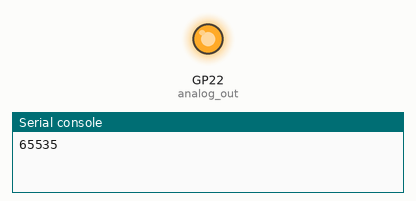
Simulated run of this program. Board: Raspberry Pi Pico running CircuitPython. Shown: output pins drawn as LEDs (lit = HIGH), the last lines printed to the serial console.

Above: at 0.05 s.
At 1.5 s:
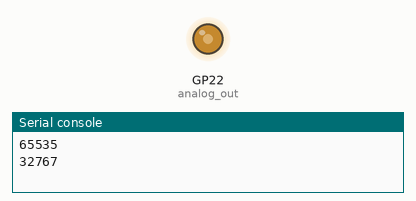
At 3.0 s:
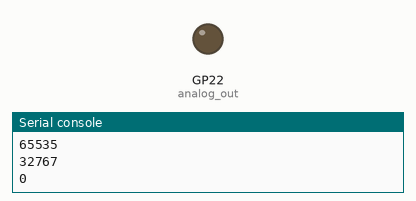
Timing chart, 0 to 6.9 s (numbered marks = the images above):
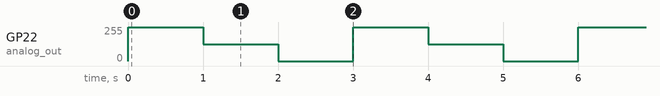

Measured:
- by itself, GP22 (analog_out): repeats every 3.0 s: 127/255 1.0 s, 0/255 1.0 s, 255/255 1.0 s

The program:

PWMGPIO.py
```python
# Turns on onboard LED at different intensities. Can experiement with frequency

import board
import pwmio
import time

analog_out = pwmio.PWMOut(board.GP22, variable_frequency=True)
analog_out.frequency = 500

while True:
    analog_out.duty_cycle = 65535
    print(analog_out.duty_cycle)
    time.sleep(1)
    analog_out.duty_cycle = int(50 / 100 * 65535)  # Expressed as percentage (50%)
    print(analog_out.duty_cycle)
    time.sleep(1)
    analog_out.duty_cycle = 0
    print(analog_out.duty_cycle)
    time.sleep(1)
```
